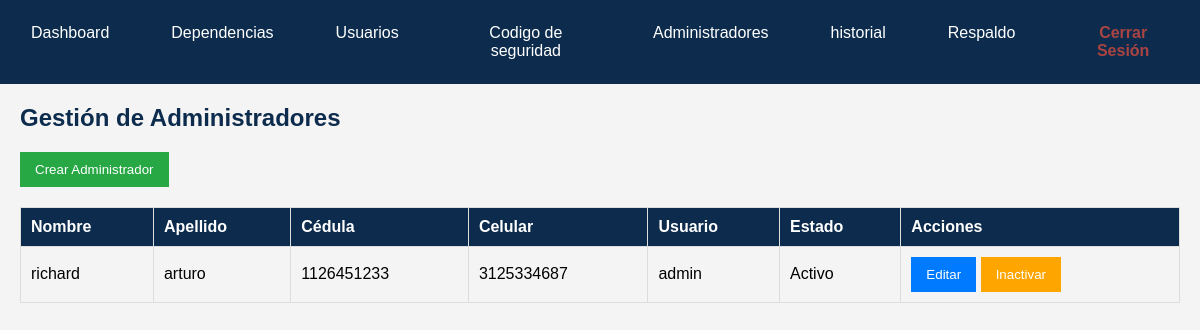
/admin/administradores/administradores.php (signed in), run on the app's committed database.
### tables this page shows
CREATE TABLE `administradores` (
  `id` int(11) NOT NULL,
  `nombre` varchar(50) NOT NULL,
  `apellido` varchar(50) NOT NULL,
  `cedula` varchar(20) NOT NULL,
  `celular` varchar(15) NOT NULL,
  `username` varchar(50) NOT NULL,
  `contraseña` varchar(255) NOT NULL,
  `estado` tinyint(1) NOT NULL DEFAULT 1
);

### admin/administradores/administradores.php (the view, shortened to what this page needs)
<?php
include '../conexion.php';
$sql = "SELECT * FROM administradores LIMIT 15";
$result = $conn->query($sql);
?>
<!DOCTYPE html>
<html lang="es">
<head>
</head>
<body>
    <?php include '../inicio/menu.php'; ?>
    <main>
        <h2>Gestión de Administradores</h2>
        <button class="crear" onclick="mostrarFormularioCrear()">Crear Administrador</button>
        <table class="modern-table">
            <thead>
                <tr>
                    <th>Nombre</th>
                    <th>Apellido</th>
                    <th>Cédula</th>
                    <th>Celular</th>
                    <th>Usuario</th>
                    <th>Estado</th>
                    <th>Acciones</th>
                </tr>
            </thead>
            <tbody>
                <?php while($row = $result->fetch_assoc()): ?>
                <tr>
                    <td><?php echo $row['nombre']; ?></td>
                    <td><?php echo $row['apellido']; ?></td>
                    <td><?php echo $row['cedula']; ?></td>
                    <td><?php echo $row['celular']; ?></td>
                    <td><?php echo $row['username']; ?></td>
                    <td><?php echo $row['estado'] ? 'Activo' : 'Inactivo'; ?></td>
                    <td>
                        <button class="editar" onclick="mostrarFormularioEditar(<?php echo $row['id']; ?>)">Editar</button>
                        <button class="<?php echo $row['estado'] ? 'inactivar' : 'activar'; ?>" onclick="cambiarEstadoAdministrador(<?php echo $row['id']; ?>)">
                            <?php echo $row['estado'] ? 'Inactivar' : 'Activar'; ?>
                        </button>
                    </td>
                </tr>
                <?php endwhile; ?>
            </tbody>
        </table>
    </main>
</body>
</html>

### admin/css/estilos.css (style rules this page uses)
body { font-family: Arial, sans-serif; background-color: #f4f4f4; margin: 0; padding: 0; }
main { margin: 20px; }
h2 { color: #0d2c4d; }
button { padding: 10px 15px; border: none; cursor: pointer; }
button.crear { background-color: #28a745; color: white; }
button.editar { background-color: #007bff; color: white; }
button.inactivar { background-color: orange; color: white; }
table.modern-table { width: 100%; border-collapse: collapse; margin-top: 20px; }
table.modern-table th, table.modern-table td { padding: 10px; border: 1px solid #ddd; text-align: left; }
table.modern-table th { background-color: #0d2c4d; color: white; }

### admin/administradores/administradores.php (style rules this page uses)
body { font-family: Arial, sans-serif; background-color: #f4f4f4; margin: 0; padding: 0; }
main { margin: 20px; }
h2 { color: #0d2c4d; }
button { padding: 10px 15px; border: none; cursor: pointer; }
button.crear { background-color: #28a745; color: white; }
button.editar { background-color: #007bff; color: white; }
button.inactivar { background-color: #ff8000; color: white; }
table.modern-table { width: 100%; border-collapse: collapse; margin-top: 20px; }
table.modern-table th, table.modern-table td { padding: 10px; border: 1px solid #ddd; text-align: left; }
table.modern-table th { background-color: #0d2c4d; color: white; }

### data on the page
administradores: nombre "richard", apellido "arturo", cedula "1126451233", celular "3125334687", username "admin", estado "Activo"
